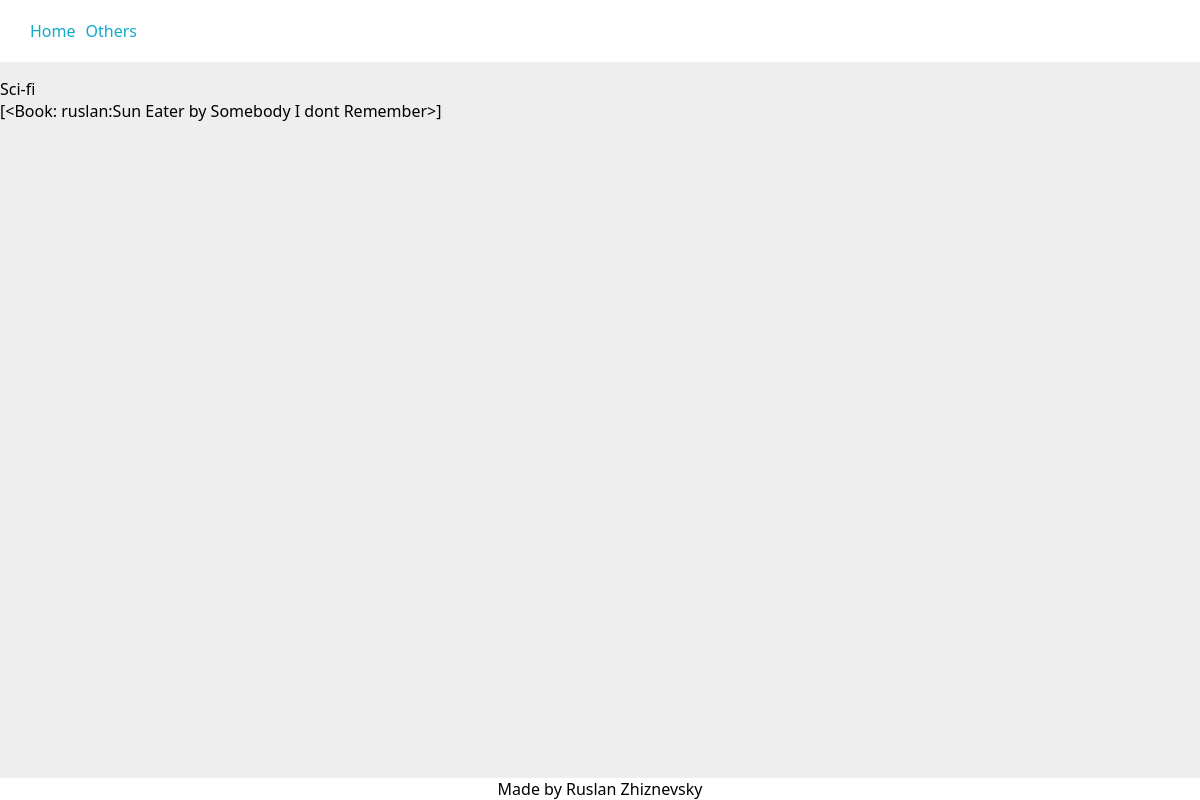
The page /Sci-fi/ (signed in) on the database its author committed.
### library/models.py (models this page shows, shortened)
class BookCategory(models.Model):
    def _last_position():
        field = "position"
        _dict = BookCategory.objects.aggregate(models.Max(field, default=0))
        return _dict[f"{field}__max"] + 1
    user = models.ForeignKey(
        settings.AUTH_USER_MODEL,
        verbose_name="user",
        help_text="user, to whom add category",
        on_delete=models.CASCADE,
        related_name="book_categories",
        related_query_name="book_category",
    )
    category_name = models.CharField(
        verbose_name="category_name",
        help_text="category of the book(fantasy, horror, etc.)",
        max_length=20,
        blank=False,
        null=False,
    )
    position = models.PositiveIntegerField(
        default=_last_position,
        verbose_name="position",
        help_text="position in the list of categories",
        blank=False,
        null=False,
    )
    class Meta:
        constraints = [
            models.UniqueConstraint(
                name="%(app_label)s_%(class)s_user_and_category_unique",
                fields=["user", "category_name"]
            ),
            models.UniqueConstraint(
                fields=["user", "position"],
                name="%(app_label)s_%(class)s_user_and_postion_unique",
            )
        ]

class Book(models.Model):
    user = models.ForeignKey(
        settings.AUTH_USER_MODEL,
        verbose_name="user",
        help_text="user who has this book in their library",
        on_delete=models.CASCADE,
        related_name="books",
        related_query_name="book",
        null=False,
        blank=False,
    )
    title = models.CharField(
        verbose_name="title",
        help_text="title of the book",
        max_length=60,
        blank=True,
        null=False,
        unique=False,
    )
    author = models.CharField(
        verbose_name="author",
        help_text="author of the book",
        max_length=60,
        blank=True,
        null=False,
        unique=False,
    )
    started = models.DateField(
        verbose_name="started",
        help_text="date when started reading",
        default=datetime.date.today,
        editable=True,
        blank=True,
        null=True,
    )
    finished = models.DateField(
        verbose_name="finished",
        help_text="date when finished reading",
        editable=True,
        blank=True,
        null=True,
        default=None,
    )
    rating = models.PositiveIntegerField(
        verbose_name="rating",
        help_text="book rating from 1 to 10",
        blank=True,
        null=True,
        default=None,
        validators=[MaxValueValidator(10), MinValueValidator(1)],
    )
    comment = models.TextField(
        verbose_name="comment",
        help_text="comment on this book. Is it bad? Good?",
        blank=True,
    )
    category = models.ForeignKey(
        "BookCategory",
        on_delete=models.CASCADE,
        verbose_name="category",
    )
    def _get_bookfile_upload_path(instance, filename):
        return f"books/{instance.user}/{instance.author}_{instance.title}/{filename}"
    file = models.FileField(
        verbose_name="book file",
        help_text="book file to upload",
        upload_to=_get_bookfile_upload_path,
        blank=True,
        null=True,
        default=None,
    )
    def _get_coverfile_upload_path(instance, filename):
        return f"books/{instance.user}/{instance.author}_{instance.title}/{filename}"
    cover = models.ImageField(
        verbose_name="cover image",
        help_text="image of the cover of the book",
        upload_to=_get_coverfile_upload_path,
        blank=True,
        null=True,
        default=None,
    )
    def __str__(self):
        return f"{self.user}:{self.title} by {self.author}"
    class Meta:
        constraints = [
            models.CheckConstraint(
                check=~models.Q(started__gt=models.F("finished")),
                name="%(app_label)s_%(class)s_finished_before_started"
            ),
            models.UniqueConstraint(
                fields=["user", "title", "author"],
                name="%(app_label)s_%(class)s_user_title_author_unique",
            )
        ]

### users/models.py (models this page shows)
class User(AbstractBaseUser, PermissionsMixin):
    def get_profile_picture_upload_path(instance, filename):
        return f"profile_pictures/{instance.username}/{filename}"
    username = models.CharField(
        verbose_name="username",
        primary_key=True,
        unique=True,
        blank=False,
        null=False,     # don't set True if blank=True
        max_length=20,
        help_text="unique username",
        validators=[MinLengthValidator(3)],
    )
    email = models.EmailField(
        verbose_name="email",
        help_text="active email for connection with this account",
        max_length=255,
        unique=True,
        blank=False,
        null=False,
    )
    profile_picture = models.ImageField(
        verbose_name="profile picture",
        help_text="profile picture",
        upload_to=get_profile_picture_upload_path,
        max_length=255,
        blank=True,
        null=True,
        default=None,
    )
    to_show = models.BooleanField(
        verbose_name="to show",
        help_text="if this flag is set to False "
                  "user won't be listed in any public listings",
        default=True,
    )
    is_active = models.BooleanField(default=True)
    is_staff = models.BooleanField(default=False)
    USERNAME_FIELD = "username"
    EMAIL_FIELD = "email"
    REQUIRED_FIELDS = ["email"]
    objects = UserManager()
    def __str__(self):
        return self.username

### library/views.py (the view)
# urls.py: path("<str:category>/", views.category, name="your_category"),
@login_required
def category(request, category, username=None):
    books_by_categories, viewed_user = _get_books_by_categories_and_viewed_user(request, username)
    try:
        books = books_by_categories[category]
    except KeyError:
        raise Http404
    context = {
        "user": request.user,
        "viewed_user": viewed_user,
        "category": category,
        "books": books,
    }
    return render(request, "category.html", context=context)

### library/views.py (called while the page is built)
def _sort_user_books_by_categories(user):
    books = user.books.all()
    books_by_categories = OrderedDict()
    category_objs = BookCategory.objects.filter(user=user).order_by("position")
    for category in [category_obj.category_name for category_obj in category_objs]:
        books_by_categories[category] = []
    for book in books:
        category_obj = book.category
        books_by_categories[category_obj.category_name] += [book]
    return books_by_categories

def _get_books_by_categories_and_viewed_user(request, username):
    if username is None:
        books_by_categories = _sort_user_books_by_categories(request.user)
        viewed_user = None
    else:
        viewed_user = get_object_or_404(User, username=username)
        books_by_categories = _sort_user_books_by_categories(viewed_user)
    return books_by_categories, viewed_user

### library/templates/category.html
{% extends 'base.html' %}
{% block content %}
    {{ category }}
    <br>
    {{ books }}
{% endblock content %}

### library/static/library/base.css (style rules this page uses)
html { margin: 0; padding: 0; scroll-behavior: smooth; }
body { font-family: 'Segoe UI', Tahoma, Geneva, Verdana, sans-serif; margin: 0; padding: 0; box-sizing: border-box; background: #eee; }

### rows shown on the page
BookCategory: category_name "Sci-fi"
Book: user+title+author "[<Book: ruslan:Sun Eater by Somebody I dont Remember>]"
